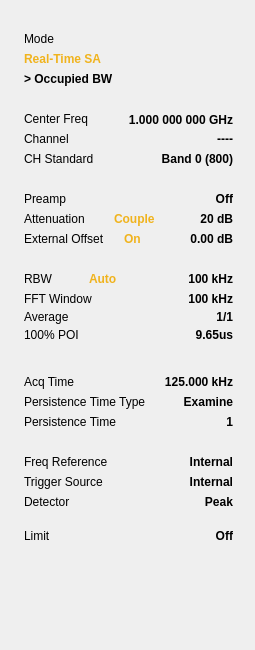
  <widget class="QWidget" name="rtsa_leftInfoWidget" native="true">
   <property name="geometry">
    <rect>
     <x>0</x>
     <y>64</y>
     <width>255</width>
     <height>650</height>
    </rect>
   </property>
   <property name="styleSheet">
    <string notr="true">/*******************indoor**********************/
#BitRtSaRemote[status  =  &quot;indoor&quot;] #rtsa_leftInfoWidget
{
	font: 75 13px &quot;Arial&quot;;
	font-size:13px;
   border:1px;
   border-right-style:solid;
	border-right-color:rgba(76,76,76,1);
}
#BitRtSaRemote[status  =  &quot;indoor&quot;] #rtsa_leftInfoWidget&gt;QWidget
{
	border-radius:2px;	
	border:1px solid rgba(151,151,151,1);
}

#BitRtSaRemote[status  =  &quot;indoor&quot;] QLabel
{
	font: 75 13px &quot;Arial&quot;;
	font-size:13px;
	border-style:flat;
    color:white;
}

#BitRtSaRemote[status  =  &quot;indoor&quot;] #lblT1
{
    color:rgba(255, 237, 0, 1);
}
#BitRtSaRemote[status  =  &quot;indoor&quot;] #lblT2
{
    color:rgba(0, 255, 47, 1);
}
#BitRtSaRemote[status  =  &quot;indoor&quot;] #lblT3
{
    color:rgba(0, 112, 255, 1);
}
#BitRtSaRemote[status  =  &quot;indoor&quot;] #lblT4
{
    color:rgba(213, 135, 255, 1);
}
#BitSA[status  =  &quot;indoor&quot;] #lblT5
{
    color:rgba(39,255,252,1);
}
#BitSA[status  =  &quot;indoor&quot;] #lblT6
{
    color:rgba(255,159,0,1);
}
#BitRtSaRemote[status  =  &quot;indoor&quot;] #lblTypeT1,
#BitRtSaRemote[status  =  &quot;indoor&quot;] #lblTypeT2,
#BitRtSaRemote[status  =  &quot;indoor&quot;] #lblTypeT3,
#BitRtSaRemote[status  =  &quot;indoor&quot;] #lblTypeT4,
#BitRtSaRemote[status  =  &quot;indoor&quot;] #lblTypeT5,
#BitRtSaRemote[status  =  &quot;indoor&quot;] #lblTypeT6
{
	color:rgba(138, 138, 138, 1);
}

/*******************outdoor**********************/
#BitRtSaRemote[status  =  &quot;outdoor&quot;] #rtsa_leftInfoWidget
{
	font: 75 13px &quot;Arial&quot;;
	font-size:13px;
   border:1px;
   border-right-style:solid;
	border-right-color:rgba(76,76,76,1);
}
#BitRtSaRemote[status  =  &quot;outdoor&quot;] #rtsa_leftInfoWidget&gt;QWidget
{
	border-radius:2px;	
	border:1px solid rgba(151,151,151,1);
}
#BitRtSaRemote[status  =  &quot;outdoor&quot;] QLabel
{
	font: 75 12px &quot;Arial&quot;;
	font-size:13px;
	border-style:flat;
   color:black;
}
#BitRtSaRemote[status  =  &quot;outdoor&quot;] #lblT1
{
    color:rgba(255, 237, 0, 1);
}
#BitRtSaRemote[status  =  &quot;outdoor&quot;] #lblT2
{
    color:rgba(0, 255, 47, 1);
}
#BitRtSaRemote[status  =  &quot;outdoor&quot;] #lblT3
{
    color:rgba(0, 112, 255, 1);
}
#BitRtSaRemote[status  =  &quot;outdoor&quot;] #lblT4
{
    color:rgba(213, 135, 255, 1);
}
#BitRtSaRemote[status  =  &quot;outdoor&quot;] #lblT5
{
    color:rgba(39,255,252,1);
}
#BitRtSaRemote[status  =  &quot;outdoor&quot;] #lblT6
{
    color:rgba(255,159,0,1);
}
#BitRtSaRemote[status  =  &quot;outdoor&quot;] #lblTypeT1,
#BitRtSaRemote[status  =  &quot;outdoor&quot;] #lblTypeT2,
#BitRtSaRemote[status  =  &quot;outdoor&quot;] #lblTypeT3,
#BitRtSaRemote[status  =  &quot;outdoor&quot;] #lblTypeT4,
#BitRtSaRemote[status  =  &quot;outdoor&quot;] #lblTypeT5,
#BitRtSaRemote[status  =  &quot;outdoor&quot;] #lblTypeT6
{
	color:rgba(138, 138, 138, 1);
}
/*******************night**********************/
#BitRtSaRemote[status  =  &quot;night&quot;] #rtsa_leftInfoWidget
{
	font: 75 13px &quot;Arial&quot;;
	font-size:13px;
   border:1px;
   border-right-style:solid;
	border-right-color:rgba(76,76,76,1);
}
#BitRtSaRemote[status  =  &quot;night&quot;] #rtsa_leftInfoWidget&gt;QWidget
{
	border-radius:2px;	
	border:1px solid rgba(151,151,151,1);
}
#BitRtSaRemote[status  =  &quot;night&quot;] QLabel
{
	font: 75 12px &quot;Arial&quot;;
   font-size:13px;
	border-style:flat;
   color:#FBDBA7;
}
#BitRtSaRemote[status  =  &quot;night&quot;] #lblT1
{
    color:rgba(255, 237, 0, 1);
}
#BitRtSaRemote[status  =  &quot;night&quot;] #lblT2
{
    color:rgba(0, 255, 47, 1);
}
#BitRtSaRemote[status  =  &quot;night&quot;] #lblT3
{
    color:rgba(0, 112, 255, 1);
}
#BitRtSaRemote[status  =  &quot;night&quot;] #lblT4
{
    color:rgba(213, 135, 255, 1);
}
#BitRtSaRemote[status  =  &quot;night&quot;] #lblT5
{
    color:rgba(39,255,252,1);
}
#BitRtSaRemote[status  =  &quot;night&quot;] #lblT6
{
    color:rgba(255,159,0,1);
}
#BitRtSaRemote[status  =  &quot;night&quot;] #lblTypeT1,
#BitRtSaRemote[status  =  &quot;night&quot;] #lblTypeT2,
#BitRtSaRemote[status  =  &quot;night&quot;] #lblTypeT3,
#BitRtSaRemote[status  =  &quot;night&quot;] #lblTypeT4,
#BitRtSaRemote[status  =  &quot;night&quot;] #lblTypeT5,
#BitRtSaRemote[status  =  &quot;night&quot;] #lblTypeT6
{
	color:rgba(138, 138, 138, 1);
}
</string>
   </property>
   <widget class="RtSa_ClickedWidget" name="widget_mode" native="true">
    <property name="geometry">
     <rect>
      <x>14</x>
      <y>20</y>
      <width>224</width>
      <height>70</height>
     </rect>
    </property>
    <property name="styleSheet">
     <string notr="true">/*
QWidget
{
	border-radius:2px;	
	border:1px solid rgba(151,151,151,1);
}
QLabel
{
	font: 75 13px &quot;Arial&quot;;
	border-style:flat;
	font-weight:bold;
	color:rgba(255, 255, 255, 1);
}
*/</string>
    </property>
    <widget class="QLabel" name="lblmeasure">
     <property name="geometry">
      <rect>
       <x>10</x>
       <y>50</y>
       <width>205</width>
       <height>17</height>
      </rect>
     </property>
     <property name="styleSheet">
      <string notr="true">font-weight:bold; </string>
     </property>
     <property name="text">
      <string>&gt; Occupied BW</string>
     </property>
    </widget>
    <widget class="QLabel" name="lblmode">
     <property name="geometry">
      <rect>
       <x>10</x>
       <y>30</y>
       <width>201</width>
       <height>17</height>
      </rect>
     </property>
     <property name="styleSheet">
      <string notr="true">color:rgba(240, 179, 29, 1);
font-weight:bold; </string>
     </property>
     <property name="text">
      <string>Real-Time SA</string>
     </property>
    </widget>
    <widget class="QLabel" name="lblmodetitle">
     <property name="geometry">
      <rect>
       <x>10</x>
       <y>10</y>
       <width>201</width>
       <height>17</height>
      </rect>
     </property>
     <property name="text">
      <string>Mode</string>
     </property>
    </widget>
   </widget>
   <widget class="RtSa_ClickedWidget" name="widget_BW" native="true">
    <property name="geometry">
     <rect>
      <x>14</x>
      <y>260</y>
      <width>224</width>
      <height>91</height>
     </rect>
    </property>
    <property name="styleSheet">
     <string notr="true">/*
QWidget
{
	border-radius:2px;	
	border:1px solid rgba(151,151,151,1);
}
QLabel
{
	font: 75 12px &quot;Arial&quot;;
	font-weight:bold;
	border-style:flat;
	color:rgba(255, 255, 255, 1);
}
*/</string>
    </property>
    <widget class="QLabel" name="lblAverage">
     <property name="geometry">
      <rect>
       <x>10</x>
       <y>48</y>
       <width>101</width>
       <height>17</height>
      </rect>
     </property>
     <property name="text">
      <string>Average</string>
     </property>
    </widget>
    <widget class="QLabel" name="lblFFT">
     <property name="geometry">
      <rect>
       <x>10</x>
       <y>30</y>
       <width>101</width>
       <height>17</height>
      </rect>
     </property>
     <property name="text">
      <string>FFT Window</string>
     </property>
    </widget>
    <widget class="QLabel" name="lblRBW">
     <property name="geometry">
      <rect>
       <x>10</x>
       <y>10</y>
       <width>41</width>
       <height>17</height>
      </rect>
     </property>
     <property name="text">
      <string>RBW</string>
     </property>
    </widget>
    <widget class="QLabel" name="lblRBWType">
     <property name="geometry">
      <rect>
       <x>75</x>
       <y>10</y>
       <width>61</width>
       <height>17</height>
      </rect>
     </property>
     <property name="styleSheet">
      <string notr="true">color:rgba(240, 179, 29, 1);
   font-weight:bold; </string>
     </property>
     <property name="text">
      <string>Auto</string>
     </property>
    </widget>
    <widget class="QLabel" name="lblAverageValue">
     <property name="geometry">
      <rect>
       <x>118</x>
       <y>48</y>
       <width>101</width>
       <height>17</height>
      </rect>
     </property>
     <property name="styleSheet">
      <string notr="true">   font-weight:bold; </string>
     </property>
     <property name="text">
      <string>1/1</string>
     </property>
     <property name="alignment">
      <set>Qt::AlignRight|Qt::AlignTrailing|Qt::AlignVCenter</set>
     </property>
    </widget>
    <widget class="QLabel" name="lblFFTValue">
     <property name="geometry">
      <rect>
       <x>118</x>
       <y>30</y>
       <width>101</width>
       <height>17</height>
      </rect>
     </property>
     <property name="styleSheet">
      <string notr="true">   font-weight:bold; </string>
     </property>
     <property name="text">
      <string>100 kHz</string>
     </property>
     <property name="alignment">
      <set>Qt::AlignRight|Qt::AlignTrailing|Qt::AlignVCenter</set>
     </property>
    </widget>
    <widget class="QLabel" name="lblRBWValue">
     <property name="geometry">
      <rect>
       <x>118</x>
       <y>10</y>
       <width>101</width>
       <height>17</height>
      </rect>
     </property>
     <property name="styleSheet">
      <string notr="true">   font-weight:bold; </string>
     </property>
     <property name="text">
      <string>100 kHz</string>
     </property>
     <property name="alignment">
      <set>Qt::AlignRight|Qt::AlignTrailing|Qt::AlignVCenter</set>
     </property>
    </widget>
    <widget class="QLabel" name="lblPOI">
     <property name="geometry">
      <rect>
       <x>10</x>
       <y>66</y>
       <width>101</width>
       <height>17</height>
      </rect>
     </property>
     <property name="text">
      <string>100% POI</string>
     </property>
    </widget>
    <widget class="QLabel" name="lblPOIValue">
     <property name="geometry">
      <rect>
       <x>118</x>
       <y>66</y>
       <width>101</width>
       <height>17</height>
      </rect>
     </property>
     <property name="styleSheet">
      <string notr="true">   font-weight:bold; </string>
     </property>
     <property name="text">
      <string>9.65us</string>
     </property>
     <property name="alignment">
      <set>Qt::AlignRight|Qt::AlignTrailing|Qt::AlignVCenter</set>
     </property>
    </widget>
   </widget>
   <widget class="RtSa_ClickedWidget" name="widget_Trace" native="true">
    <property name="geometry">
     <rect>
      <x>14</x>
      <y>560</y>
      <width>224</width>
      <height>49</height>
     </rect>
    </property>
    <property name="styleSheet">
     <string notr="true"/>
    </property>
    <widget class="QLabel" name="lblT1">
     <property name="geometry">
      <rect>
       <x>8</x>
       <y>9</y>
       <width>17</width>
       <height>12</height>
      </rect>
     </property>
     <property name="styleSheet">
      <string notr="true">color:rgba(255,237,0,1);</string>
     </property>
     <property name="text">
      <string/>
     </property>
    </widget>
    <widget class="QLabel" name="lblT2">
     <property name="geometry">
      <rect>
       <x>83</x>
       <y>9</y>
       <width>17</width>
       <height>12</height>
      </rect>
     </property>
     <property name="styleSheet">
      <string notr="true">color:rgba(0,255,47,1);</string>
     </property>
     <property name="text">
      <string/>
     </property>
    </widget>
    <widget class="QLabel" name="lblT3">
     <property name="geometry">
      <rect>
       <x>158</x>
       <y>9</y>
       <width>17</width>
       <height>12</height>
      </rect>
     </property>
     <property name="styleSheet">
      <string notr="true">color:rgba(0,112,255,1);</string>
     </property>
     <property name="text">
      <string/>
     </property>
    </widget>
    <widget class="QLabel" name="lblT4">
     <property name="geometry">
      <rect>
       <x>8</x>
       <y>30</y>
       <width>17</width>
       <height>12</height>
      </rect>
     </property>
     <property name="styleSheet">
      <string notr="true">color:rgba(213,135,255,1);</string>
     </property>
     <property name="text">
      <string/>
     </property>
    </widget>
    <widget class="QLabel" name="lblT5">
     <property name="geometry">
      <rect>
       <x>83</x>
       <y>30</y>
       <width>17</width>
       <height>12</height>
      </rect>
     </property>
     <property name="styleSheet">
      <string notr="true">color:rgba(39,255,252,1);</string>
     </property>
     <property name="text">
      <string/>
     </property>
    </widget>
    <widget class="QLabel" name="lblT6">
     <property name="geometry">
      <rect>
       <x>158</x>
       <y>30</y>
       <width>17</width>
       <height>12</height>
      </rect>
     </property>
     <property name="styleSheet">
      <string notr="true">color:rgba(255,159,0,1);</string>
     </property>
     <property name="text">
      <string/>
     </property>
    </widget>
    <widget class="QLabel" name="lblTypeT1">
     <property name="geometry">
      <rect>
       <x>31</x>
       <y>9</y>
       <width>15</width>
       <height>10</height>
      </rect>
     </property>
     <property name="styleSheet">
      <string notr="true">color: rgb(186, 189, 182);</string>
     </property>
     <property name="text">
      <string/>
     </property>
    </widget>
    <widget class="QLabel" name="lblTypeT4">
     <property name="geometry">
      <rect>
       <x>31</x>
       <y>30</y>
       <width>15</width>
       <height>10</height>
      </rect>
     </property>
     <property name="styleSheet">
      <string notr="true">color: rgb(186, 189, 182);</string>
     </property>
     <property name="text">
      <string/>
     </property>
    </widget>
    <widget class="QLabel" name="lblTypeT2">
     <property name="geometry">
      <rect>
       <x>105</x>
       <y>9</y>
       <width>15</width>
       <height>10</height>
      </rect>
     </property>
     <property name="styleSheet">
      <string notr="true">color: rgb(186, 189, 182);</string>
     </property>
     <property name="text">
      <string/>
     </property>
    </widget>
    <widget class="QLabel" name="lblTypeT5">
     <property name="geometry">
      <rect>
       <x>105</x>
       <y>30</y>
       <width>15</width>
       <height>10</height>
      </rect>
     </property>
     <property name="styleSheet">
      <string notr="true">color: rgb(186, 189, 182);</string>
     </property>
     <property name="text">
      <string/>
     </property>
    </widget>
    <widget class="QLabel" name="lblTypeT3">
     <property name="geometry">
      <rect>
       <x>181</x>
       <y>9</y>
       <width>15</width>
       <height>10</height>
      </rect>
     </property>
     <property name="styleSheet">
      <string notr="true">color: rgb(186, 189, 182);</string>
     </property>
     <property name="text">
      <string/>
     </property>
    </widget>
    <widget class="QLabel" name="lblTypeT6">
     <property name="geometry">
      <rect>
       <x>181</x>
       <y>30</y>
       <width>15</width>
       <height>10</height>
      </rect>
     </property>
     <property name="styleSheet">
      <string notr="true">color: rgb(186, 189, 182);</string>
     </property>
     <property name="text">
      <string/>
     </property>
    </widget>
    <widget class="QLabel" name="lblbgT6">
     <property name="geometry">
      <rect>
       <x>154</x>
       <y>28</y>
       <width>50</width>
       <height>15</height>
      </rect>
     </property>
     <property name="styleSheet">
      <string notr="true"/>
     </property>
     <property name="text">
      <string/>
     </property>
    </widget>
    <widget class="QLabel" name="lblbgT2">
     <property name="geometry">
      <rect>
       <x>79</x>
       <y>7</y>
       <width>50</width>
       <height>15</height>
      </rect>
     </property>
     <property name="styleSheet">
      <string notr="true"/>
     </property>
     <property name="text">
      <string/>
     </property>
    </widget>
    <widget class="QLabel" name="lblbgT3">
     <property name="geometry">
      <rect>
       <x>154</x>
       <y>7</y>
       <width>50</width>
       <height>15</height>
      </rect>
     </property>
     <property name="styleSheet">
      <string notr="true"/>
     </property>
     <property name="text">
      <string/>
     </property>
    </widget>
    <widget class="QLabel" name="lblbgT5">
     <property name="geometry">
      <rect>
       <x>79</x>
       <y>28</y>
       <width>50</width>
       <height>15</height>
      </rect>
     </property>
     <property name="styleSheet">
      <string notr="true"/>
     </property>
     <property name="text">
      <string/>
     </property>
    </widget>
    <widget class="QLabel" name="lblbgT1">
     <property name="geometry">
      <rect>
       <x>5</x>
       <y>7</y>
       <width>50</width>
       <height>15</height>
      </rect>
     </property>
     <property name="styleSheet">
      <string notr="true"/>
     </property>
     <property name="text">
      <string/>
     </property>
    </widget>
    <widget class="QLabel" name="lblbgT4">
     <property name="geometry">
      <rect>
       <x>5</x>
       <y>28</y>
       <width>50</width>
       <height>15</height>
      </rect>
     </property>
     <property name="styleSheet">
      <string notr="true"/>
     </property>
     <property name="text">
      <string/>
     </property>
    </widget>
    <zorder>lblbgT1</zorder>
    <zorder>lblbgT6</zorder>
    <zorder>lblbgT3</zorder>
    <zorder>lblbgT2</zorder>
    <zorder>lblbgT5</zorder>
    <zorder>lblbgT4</zorder>
    <zorder>lblT1</zorder>
    <zorder>lblT2</zorder>
    <zorder>lblT3</zorder>
    <zorder>lblT4</zorder>
    <zorder>lblT5</zorder>
    <zorder>lblT6</zorder>
    <zorder>lblTypeT3</zorder>
    <zorder>lblTypeT4</zorder>
    <zorder>lblTypeT5</zorder>
    <zorder>lblTypeT1</zorder>
    <zorder>lblTypeT2</zorder>
    <zorder>lblTypeT6</zorder>
   </widget>
   <widget class="RtSa_ClickedWidget" name="widget_Freq" native="true">
    <property name="geometry">
     <rect>
      <x>14</x>
      <y>100</y>
      <width>224</width>
      <height>70</height>
     </rect>
    </property>
    <property name="styleSheet">
     <string notr="true">/*
QWidget
{
	border-radius:2px;	
	border:1px solid rgba(151,151,151,1);
}
QLabel
{
	font: 75 12px &quot;Arial&quot;;
	font-weight:bold;
	border-style:flat;
	color:rgba(255, 255, 255, 1);
}
*/</string>
    </property>
    <widget class="QLabel" name="lblCenterFreq">
     <property name="geometry">
      <rect>
       <x>10</x>
       <y>10</y>
       <width>81</width>
       <height>17</height>
      </rect>
     </property>
     <property name="text">
      <string>Center Freq</string>
     </property>
    </widget>
    <widget class="QLabel" name="lblChannel">
     <property name="geometry">
      <rect>
       <x>10</x>
       <y>30</y>
       <width>101</width>
       <height>17</height>
      </rect>
     </property>
     <property name="text">
      <string>Channel</string>
     </property>
    </widget>
    <widget class="QLabel" name="lblCHStandard">
     <property name="geometry">
      <rect>
       <x>10</x>
       <y>50</y>
       <width>101</width>
       <height>17</height>
      </rect>
     </property>
     <property name="text">
      <string>CH Standard</string>
     </property>
    </widget>
    <widget class="QLabel" name="lblCenterFreqValue">
     <property name="geometry">
      <rect>
       <x>98</x>
       <y>10</y>
       <width>121</width>
       <height>20</height>
      </rect>
     </property>
     <property name="styleSheet">
      <string notr="true">font-weight:bold; </string>
     </property>
     <property name="text">
      <string>1.000 000 000 GHz</string>
     </property>
     <property name="alignment">
      <set>Qt::AlignRight|Qt::AlignTrailing|Qt::AlignVCenter</set>
     </property>
    </widget>
    <widget class="QLabel" name="lblChannelValue">
     <property name="geometry">
      <rect>
       <x>108</x>
       <y>30</y>
       <width>111</width>
       <height>17</height>
      </rect>
     </property>
     <property name="styleSheet">
      <string notr="true">   font-weight:bold; </string>
     </property>
     <property name="text">
      <string>----</string>
     </property>
     <property name="alignment">
      <set>Qt::AlignRight|Qt::AlignTrailing|Qt::AlignVCenter</set>
     </property>
    </widget>
    <widget class="QLabel" name="lblCHStandardValue">
     <property name="geometry">
      <rect>
       <x>108</x>
       <y>50</y>
       <width>111</width>
       <height>17</height>
      </rect>
     </property>
     <property name="styleSheet">
      <string notr="true">   font-weight:bold; </string>
     </property>
     <property name="text">
      <string>Band 0 (800)</string>
     </property>
     <property name="alignment">
      <set>Qt::AlignRight|Qt::AlignTrailing|Qt::AlignVCenter</set>
     </property>
    </widget>
   </widget>
   <widget class="RtSa_ClickedWidget" name="widget_time" native="true">
    <property name="geometry">
     <rect>
      <x>14</x>
      <y>363</y>
      <width>224</width>
      <height>70</height>
     </rect>
    </property>
    <property name="styleSheet">
     <string notr="true">/*
QWidget
{
	border-radius:2px;	
	border:1px solid rgba(151,151,151,1);
}
QLabel
{
	font: 75 12px &quot;Arial&quot;;
	font-weight:bold;
	border-style:flat;
	color:rgba(255, 255, 255, 1);
}
*/</string>
    </property>
    <widget class="QLabel" name="lblPerTime">
     <property name="geometry">
      <rect>
       <x>10</x>
       <y>50</y>
       <width>141</width>
       <height>17</height>
      </rect>
     </property>
     <property name="text">
      <string>Persistence Time</string>
     </property>
    </widget>
    <widget class="QLabel" name="lblPerTimeStatus">
     <property name="geometry">
      <rect>
       <x>10</x>
       <y>30</y>
       <width>151</width>
       <height>17</height>
      </rect>
     </property>
     <property name="text">
      <string>Persistence Time Type</string>
     </property>
    </widget>
    <widget class="QLabel" name="lblPerTimeInfinite">
     <property name="geometry">
      <rect>
       <x>118</x>
       <y>30</y>
       <width>101</width>
       <height>17</height>
      </rect>
     </property>
     <property name="styleSheet">
      <string notr="true">   font-weight:bold; </string>
     </property>
     <property name="text">
      <string>Examine</string>
     </property>
     <property name="alignment">
      <set>Qt::AlignRight|Qt::AlignTrailing|Qt::AlignVCenter</set>
     </property>
    </widget>
    <widget class="QLabel" name="lblAcqTime">
     <property name="geometry">
      <rect>
       <x>10</x>
       <y>10</y>
       <width>101</width>
       <height>17</height>
      </rect>
     </property>
     <property name="text">
      <string>Acq Time</string>
     </property>
    </widget>
    <widget class="QLabel" name="lblAcqtimeValue">
     <property name="geometry">
      <rect>
       <x>118</x>
       <y>10</y>
       <width>101</width>
       <height>17</height>
      </rect>
     </property>
     <property name="styleSheet">
      <string notr="true">   font-weight:bold; </string>
     </property>
     <property name="text">
      <string>125.000 kHz</string>
     </property>
     <property name="alignment">
      <set>Qt::AlignRight|Qt::AlignTrailing|Qt::AlignVCenter</set>
     </property>
    </widget>
    <widget class="QLabel" name="lblPersTimeValue">
     <property name="geometry">
      <rect>
       <x>118</x>
       <y>50</y>
       <width>101</width>
       <height>17</height>
      </rect>
     </property>
     <property name="styleSheet">
      <string notr="true">   font-weight:bold; </string>
     </property>
     <property name="text">
      <string>1</string>
     </property>
     <property name="alignment">
      <set>Qt::AlignRight|Qt::AlignTrailing|Qt::AlignVCenter</set>
     </property>
    </widget>
   </widget>
   <widget class="RtSa_ClickedWidget" name="widget_Limit" native="true">
    <property name="geometry">
     <rect>
      <x>14</x>
      <y>521</y>
      <width>224</width>
      <height>31</height>
     </rect>
    </property>
    <property name="styleSheet">
     <string notr="true">/*
QWidget
{
	border-radius:2px;	
	border:1px solid rgba(151,151,151,1);
}
QLabel
{
	font: 75 12px &quot;Arial&quot;;
	font-weight:bold;
	border-style:flat;
	color:rgba(255, 255, 255, 1);
}
*/</string>
    </property>
    <widget class="QLabel" name="lblLimit">
     <property name="geometry">
      <rect>
       <x>10</x>
       <y>6</y>
       <width>101</width>
       <height>17</height>
      </rect>
     </property>
     <property name="text">
      <string>Limit</string>
     </property>
    </widget>
    <widget class="QLabel" name="lblLimitValue">
     <property name="geometry">
      <rect>
       <x>118</x>
       <y>6</y>
       <width>101</width>
       <height>17</height>
      </rect>
     </property>
     <property name="styleSheet">
      <string notr="true">   font-weight:bold; </string>
     </property>
     <property name="text">
      <string>Off</string>
     </property>
     <property name="alignment">
      <set>Qt::AlignRight|Qt::AlignTrailing|Qt::AlignVCenter</set>
     </property>
    </widget>
   </widget>
   <widget class="RtSa_ClickedWidget" name="widget_Ampt" native="true">
    <property name="geometry">
     <rect>
      <x>14</x>
      <y>180</y>
      <width>224</width>
      <height>70</height>
     </rect>
    </property>
    <property name="styleSheet">
     <string notr="true">/*
QWidget
{
	border-radius:2px;	
	border:1px solid rgba(151,151,151,1);
}
QLabel
{
	font: 75 12px &quot;Arial&quot;;
	font-weight:bold;
	border-style:flat;
	color:rgba(255, 255, 255, 1);
}
*/</string>
    </property>
    <widget class="QLabel" name="lblOffset">
     <property name="geometry">
      <rect>
       <x>10</x>
       <y>50</y>
       <width>111</width>
       <height>17</height>
      </rect>
     </property>
     <property name="text">
      <string>External Offset</string>
     </property>
    </widget>
    <widget class="QLabel" name="lblAtten">
     <property name="geometry">
      <rect>
       <x>10</x>
       <y>30</y>
       <width>81</width>
       <height>17</height>
      </rect>
     </property>
     <property name="text">
      <string>Attenuation</string>
     </property>
    </widget>
    <widget class="QLabel" name="lblPreamp">
     <property name="geometry">
      <rect>
       <x>10</x>
       <y>10</y>
       <width>101</width>
       <height>17</height>
      </rect>
     </property>
     <property name="text">
      <string>Preamp</string>
     </property>
    </widget>
    <widget class="QLabel" name="lblAttenType">
     <property name="geometry">
      <rect>
       <x>100</x>
       <y>30</y>
       <width>61</width>
       <height>17</height>
      </rect>
     </property>
     <property name="styleSheet">
      <string notr="true">color:rgba(240, 179, 29, 1);
   font-weight:bold; </string>
     </property>
     <property name="text">
      <string>Couple</string>
     </property>
    </widget>
    <widget class="QLabel" name="lblAttenValue">
     <property name="geometry">
      <rect>
       <x>158</x>
       <y>30</y>
       <width>61</width>
       <height>17</height>
      </rect>
     </property>
     <property name="styleSheet">
      <string notr="true">   font-weight:bold; </string>
     </property>
     <property name="text">
      <string>20 dB</string>
     </property>
     <property name="alignment">
      <set>Qt::AlignRight|Qt::AlignTrailing|Qt::AlignVCenter</set>
     </property>
    </widget>
    <widget class="QLabel" name="lblOffsetValue">
     <property name="geometry">
      <rect>
       <x>158</x>
       <y>50</y>
       <width>61</width>
       <height>17</height>
      </rect>
     </property>
     <property name="styleSheet">
      <string notr="true">   font-weight:bold; </string>
     </property>
     <property name="text">
      <string>0.00 dB</string>
     </property>
     <property name="alignment">
      <set>Qt::AlignRight|Qt::AlignTrailing|Qt::AlignVCenter</set>
     </property>
    </widget>
    <widget class="QLabel" name="lblOffsetType">
     <property name="geometry">
      <rect>
       <x>110</x>
       <y>50</y>
       <width>61</width>
       <height>17</height>
      </rect>
     </property>
     <property name="styleSheet">
      <string notr="true">color:rgba(240, 179, 29, 1);
   font-weight:bold; </string>
     </property>
     <property name="text">
      <string>On</string>
     </property>
    </widget>
    <widget class="QLabel" name="lblPreampValue">
     <property name="geometry">
      <rect>
       <x>158</x>
       <y>10</y>
       <width>61</width>
       <height>17</height>
      </rect>
     </property>
     <property name="styleSheet">
      <string notr="true">   font-weight:bold; </string>
     </property>
     <property name="text">
      <string>Off</string>
     </property>
     <property name="alignment">
      <set>Qt::AlignRight|Qt::AlignTrailing|Qt::AlignVCenter</set>
     </property>
    </widget>
   </widget>
   <widget class="RtSa_ClickedWidget" name="widget_Trigger" native="true">
    <property name="geometry">
     <rect>
      <x>14</x>
      <y>443</y>
      <width>224</width>
      <height>70</height>
     </rect>
    </property>
    <property name="styleSheet">
     <string notr="true">/*
QWidget
{
	border-radius:2px;	
	border:1px solid rgba(151,151,151,1);
}
QLabel
{
	font: 75 12px &quot;Arial&quot;;
	font-weight:bold;
	border-style:flat;
	color:rgba(255, 255, 255, 1);
}
*/
</string>
    </property>
    <widget class="QLabel" name="lblDetector">
     <property name="geometry">
      <rect>
       <x>10</x>
       <y>50</y>
       <width>101</width>
       <height>17</height>
      </rect>
     </property>
     <property name="text">
      <string>Detector</string>
     </property>
    </widget>
    <widget class="QLabel" name="label_31">
     <property name="geometry">
      <rect>
       <x>10</x>
       <y>30</y>
       <width>101</width>
       <height>17</height>
      </rect>
     </property>
     <property name="text">
      <string>Trigger Source</string>
     </property>
    </widget>
    <widget class="QLabel" name="lblTrigger">
     <property name="geometry">
      <rect>
       <x>118</x>
       <y>30</y>
       <width>101</width>
       <height>17</height>
      </rect>
     </property>
     <property name="styleSheet">
      <string notr="true">   font-weight:bold; </string>
     </property>
     <property name="text">
      <string>Internal</string>
     </property>
     <property name="alignment">
      <set>Qt::AlignRight|Qt::AlignTrailing|Qt::AlignVCenter</set>
     </property>
    </widget>
    <widget class="QLabel" name="label_33">
     <property name="geometry">
      <rect>
       <x>10</x>
       <y>10</y>
       <width>121</width>
       <height>17</height>
      </rect>
     </property>
     <property name="text">
      <string>Freq Reference</string>
     </property>
    </widget>
    <widget class="QLabel" name="label_34">
     <property name="geometry">
      <rect>
       <x>118</x>
       <y>10</y>
       <width>101</width>
       <height>17</height>
      </rect>
     </property>
     <property name="styleSheet">
      <string notr="true">   font-weight:bold; </string>
     </property>
     <property name="text">
      <string>Internal</string>
     </property>
     <property name="alignment">
      <set>Qt::AlignRight|Qt::AlignTrailing|Qt::AlignVCenter</set>
     </property>
    </widget>
    <widget class="QLabel" name="lblDetectorValue">
     <property name="geometry">
      <rect>
       <x>118</x>
       <y>50</y>
       <width>101</width>
       <height>17</height>
      </rect>
     </property>
     <property name="styleSheet">
      <string notr="true">   font-weight:bold; </string>
     </property>
     <property name="text">
      <string>Peak</string>
     </property>
     <property name="alignment">
      <set>Qt::AlignRight|Qt::AlignTrailing|Qt::AlignVCenter</set>
     </property>
    </widget>
   </widget>
   <zorder>widget_mode</zorder>
   <zorder>widget_BW</zorder>
   <zorder>widget_Freq</zorder>
   <zorder>widget_time</zorder>
   <zorder>widget_Limit</zorder>
   <zorder>widget_Ampt</zorder>
   <zorder>widget_Trigger</zorder>
   <zorder>widget_Trace</zorder>
  </widget>
